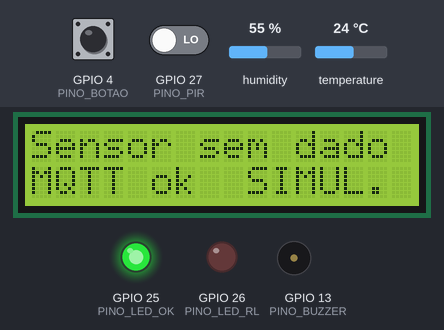
Simulated run of this sketch. Board: ESP32. On the bench: 16×2 character LCD, output pins drawn as LEDs (lit = HIGH), buzzer (waves = sounding). The inputs (shaded band) are chosen by the test bench; at power-on: GPIO 4 (PINO_BOTAO) HIGH, GPIO 27 (PINO_PIR) LOW, humidity 55 %, temperature 24 °C. WiFi joins after 1.5 s; servers stay silent unless stated; random numbers use the default seed unless the sketch sets one; no MQTT or app messages arrive unless stated; what the sketch prints to the serial monitor is not drawn.

Above: at 3.1 s.
3.2 s: GPIO 4 (PINO_BOTAO) pulled LOW for 0.15 s
At 6.3 s:
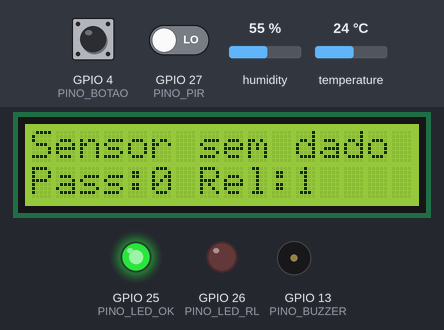
11.5 s: GPIO 27 (PINO_PIR) driven HIGH
At 15.4 s:
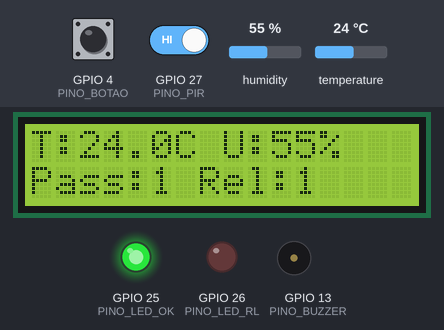
25.5 s: GPIO 4 (PINO_BOTAO) pulled LOW for 1 s
At 27.83 s:
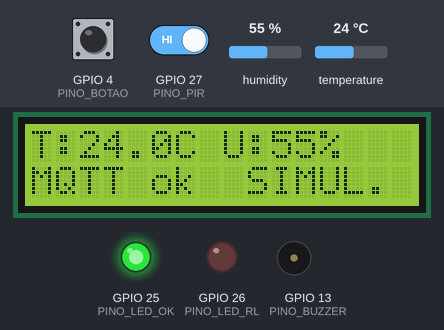
28.0 s: GPIO 4 (PINO_BOTAO) pulled LOW for 0.15 s
At 30.6 s:
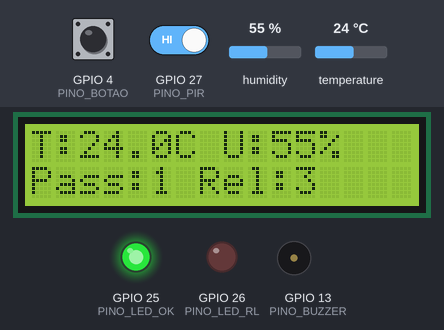
42.1 s: humidity set to 22 %
At 51.2 s:
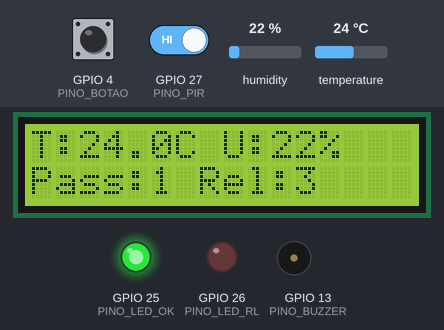
54.2 s: temperature set to 12 °C
At 61.5 s:
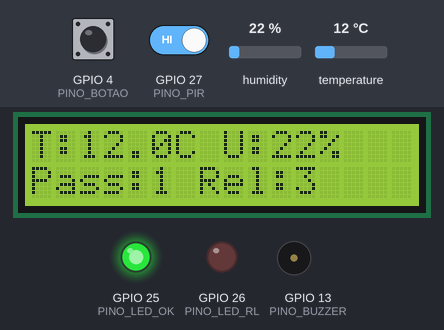
Timing chart, 0 to 63.0 s (numbered marks = the images above; inputs shaded):
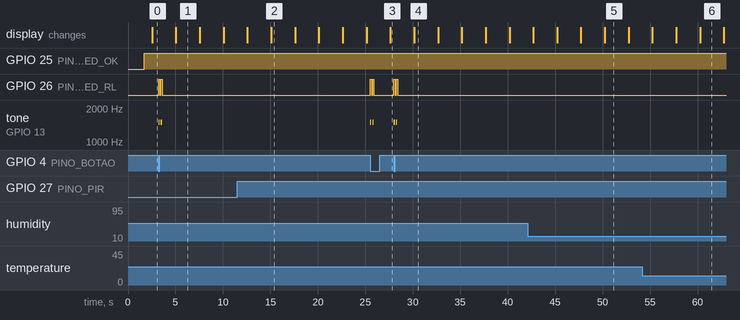

The sketch:

fireintelligence.ino
```cpp
/*
  Fire Intelligence · Estação de campo simulada (ESP32 no Wokwi)
  Global Solution FIAP 2026.2 · Physical Computing: IoT & IoB

  O que a estação faz
  - IoT: lê temperatura e umidade do ar (DHT22) e publica a cada 10 s via MQTT.
  - IoB: conta passagens de pessoas na entrada de uma trilha (PIR), sem identificar ninguém,
         e registra relatos de fumaça feitos por brigadistas ou moradores (botão).
  - Feedback: LED vermelho + bipe confirmam que o relato foi enviado.
    Sem conexão, o relato fica na fila e o LED pisca até ser enviado.

  O que a estação NÃO faz
  - Não classifica risco nem usa limiares ambientais. Ela só mede e relata.
  - Todas as leituras são SIMULADAS (Wokwi) e vão marcadas com "simulado": true.

  Bibliotecas (libraries.txt): DHT sensor library for ESPx, PubSubClient,
  LiquidCrystal I2C, ArduinoJson
*/
#include <WiFi.h>
#include <PubSubClient.h>
#include <DHTesp.h>
#include <LiquidCrystal_I2C.h>
#include <ArduinoJson.h>

// ---------- Configuração --------------------------------------------------
const char* WIFI_SSID   = "Wokwi-GUEST";
const char* WIFI_SENHA  = "";
const char* MQTT_HOST   = "broker.hivemq.com";
const int   MQTT_PORTA  = 1883;

const char* EQUIPE      = "equipe-caos";      // nome da equipe (evita colisão no broker público)
const char* ESTACAO_ID  = "EST-CHAPADA-01";

const unsigned long INTERVALO_LEITURA_MS = 10000;

// ---------- Pinos ---------------------------------------------------------
const int PINO_DHT    = 15;
const int PINO_PIR    = 27;
const int PINO_BOTAO  = 4;
const int PINO_LED_OK = 25;   // verde: conectado ao broker
const int PINO_LED_RL = 26;   // vermelho: relato
const int PINO_BUZZER = 13;

// ---------- Objetos -------------------------------------------------------
DHTesp dht;
WiFiClient wifi;
PubSubClient mqtt(wifi);
LiquidCrystal_I2C lcd(0x27, 16, 2);

String topicoLeituras, topicoEventos, topicoStatus;

// ---------- Estado --------------------------------------------------------
unsigned long ultimoEnvio = 0, ultimaTelaMs = 0, ultimoBotaoMs = 0;
unsigned long seq = 0;
int  passagensIntervalo = 0;
long passagensTotal = 0;
long relatosTotal = 0;
int  relatosPendentes = 0;          // relatos feitos sem conexão
bool pirAnterior = false;
bool botaoAnterior = HIGH;
float tempAtual = NAN, umidAtual = NAN;
bool telaAlterna = false;

// ---------- Conexão -------------------------------------------------------
void conectarWiFi() {
  WiFi.begin(WIFI_SSID, WIFI_SENHA, 6);   // canal 6 acelera a conexão no Wokwi
  Serial.print("Conectando ao Wi-Fi");
  while (WiFi.status() != WL_CONNECTED) { delay(250); Serial.print("."); }
  Serial.println(" ok");
}

bool conectarMQTT() {
  if (mqtt.connected()) return true;
  String clientId = String("fireintel-") + ESTACAO_ID + "-" + String(random(0xffff), HEX);
  // "last will": se a estação cair, o broker publica "offline"
  if (mqtt.connect(clientId.c_str(), topicoStatus.c_str(), 1, true, "offline")) {
    mqtt.publish(topicoStatus.c_str(), "online", true);
    Serial.println("MQTT conectado");
    return true;
  }
  Serial.printf("MQTT falhou (rc=%d)\n", mqtt.state());
  return false;
}

// ---------- Publicações ---------------------------------------------------
void publicarLeitura() {
  TempAndHumidity th = dht.getTempAndHumidity();
  tempAtual = th.temperature; umidAtual = th.humidity;

  // Ordem pensada para leitura humana: quem, o quê, ambiente (IoT), pessoas (IoB), controle
  JsonDocument doc;
  doc["estacao"] = ESTACAO_ID;
  doc["tipo"] = "leitura";
  doc["seq"] = ++seq;
  if (isnan(tempAtual)) doc["temperatura_c"] = nullptr; else doc["temperatura_c"] = round(tempAtual * 10) / 10.0;
  if (isnan(umidAtual)) doc["umidade_pct"] = nullptr;   else doc["umidade_pct"]   = round(umidAtual * 10) / 10.0;
  doc["passagens_intervalo"] = passagensIntervalo;   // IoB: fluxo de pessoas, anônimo
  doc["passagens_total"] = passagensTotal;
  doc["relatos_total"] = relatosTotal;
  doc["intervalo_s"] = INTERVALO_LEITURA_MS / 1000;
  doc["uptime_s"] = millis() / 1000;
  doc["simulado"] = true;

  char buf[512];
  serializeJsonPretty(doc, buf, sizeof(buf));   // JSON indentado: fica legível no app MQTT
  bool publicou = mqtt.connected() && mqtt.publish(topicoLeituras.c_str(), buf);
  if (publicou) {
    Serial.printf("[IoT] Leitura publicada    | seq:%lu | T:%.1fC U:%.0f%% | Pass:%d\n",
      seq, tempAtual, umidAtual, passagensIntervalo);
    passagensIntervalo = 0;     // só zera se a leitura saiu
  } else if (!mqtt.connected()) {
    Serial.printf("[IoT] Leitura NAO enviada  | sem conexao MQTT (estado=%d)\n", mqtt.state());
  } else {
    Serial.printf("[IoT] Leitura NAO enviada  | falha ao publicar (%u bytes)\n", (unsigned)strlen(buf));
  }
}

bool publicarRelato() {
  JsonDocument doc;
  doc["estacao"] = ESTACAO_ID;
  doc["tipo"] = "relato_fumaca";
  doc["origem"] = "botao_campo";
  doc["relatos_total"] = relatosTotal;
  doc["uptime_s"] = millis() / 1000;
  doc["simulado"] = true;
  char buf[300];
  serializeJsonPretty(doc, buf, sizeof(buf));
  bool ok = mqtt.connected() && mqtt.publish(topicoEventos.c_str(), buf);
  if (ok) Serial.printf("[IoB] Relato enviado       | total: %ld\n", relatosTotal);
  else    Serial.printf("[IoB] Relato na fila       | total: %ld (sem conexao)\n", relatosTotal);
  return ok;
}

void confirmarRelato() {        // feedback ao usuário (parte "behavior" do IoB)
  for (int i = 0; i < 2; i++) {
    digitalWrite(PINO_LED_RL, HIGH); tone(PINO_BUZZER, 1500, 120); delay(150);
    digitalWrite(PINO_LED_RL, LOW);  delay(100);
  }
}

// ---------- Tela ----------------------------------------------------------
void atualizarTela() {
  lcd.clear();
  lcd.setCursor(0, 0);
  if (isnan(tempAtual)) lcd.print("Sensor sem dado");
  else lcd.printf("T:%.1fC U:%.0f%%", tempAtual, umidAtual);
  lcd.setCursor(0, 1);
  if (telaAlterna) lcd.printf("Pass:%ld Rel:%ld", passagensTotal, relatosTotal);
  else if (relatosPendentes > 0) lcd.printf("Fila: %d relato", relatosPendentes);
  else lcd.print(mqtt.connected() ? "MQTT ok  SIMUL." : "Sem conexao");
  telaAlterna = !telaAlterna;
}

// ---------- Setup / loop --------------------------------------------------
void setup() {
  Serial.begin(115200);
  pinMode(PINO_PIR, INPUT);
  pinMode(PINO_BOTAO, INPUT_PULLUP);
  pinMode(PINO_LED_OK, OUTPUT);
  pinMode(PINO_LED_RL, OUTPUT);
  pinMode(PINO_BUZZER, OUTPUT);
  dht.setup(PINO_DHT, DHTesp::DHT22);

  lcd.init(); lcd.backlight();
  lcd.print("Fire Intelligence");
  lcd.setCursor(0, 1); lcd.print(ESTACAO_ID);

  String base = String("fireintel/") + EQUIPE + "/estacoes/" + ESTACAO_ID;
  topicoLeituras = base + "/leituras";
  topicoEventos  = base + "/eventos";
  topicoStatus   = base + "/status";

  randomSeed(esp_random());

  Serial.println();
  Serial.println("=========================================");
  Serial.println("   FIRE INTELLIGENCE · Estacao de Campo  ");
  Serial.println("=========================================");
  Serial.printf ("   Estacao  : %s\n", ESTACAO_ID);
  Serial.printf ("   Equipe   : %s\n", EQUIPE);
  Serial.printf ("   Broker   : %s:%d\n", MQTT_HOST, MQTT_PORTA);
  Serial.println("-----------------------------------------");
  Serial.println("   Pinos configurados:");
  Serial.printf ("     DHT22    -> GPIO %d\n", PINO_DHT);
  Serial.printf ("     PIR      -> GPIO %d\n", PINO_PIR);
  Serial.printf ("     Botao    -> GPIO %d\n", PINO_BOTAO);
  Serial.printf ("     LED Mov  -> GPIO %d\n", PINO_LED_OK);
  Serial.printf ("     LED Rel  -> GPIO %d\n", PINO_LED_RL);
  Serial.printf ("     Buzzer   -> GPIO %d\n", PINO_BUZZER);
  Serial.println("-----------------------------------------");
  Serial.println("   IoT  : temperatura e umidade (DHT22)");
  Serial.println("   IoB  : passagens (PIR) + relatos (botao)");
  Serial.println("=========================================");
  Serial.println();

  conectarWiFi();
  mqtt.setServer(MQTT_HOST, MQTT_PORTA);
  mqtt.setBufferSize(768);   // o padrão (256 bytes) é pequeno para o JSON formatado
  conectarMQTT();

  Serial.println();
  Serial.println("-----------------------------------------");
  Serial.printf ("   Topico leituras : %s\n", topicoLeituras.c_str());
  Serial.printf ("   Topico eventos  : %s\n", topicoEventos.c_str());
  Serial.printf ("   Topico status   : %s\n", topicoStatus.c_str());
  Serial.println("-----------------------------------------");
  Serial.println("   Publicando a cada 10 s. Aguarde...");
  Serial.println("=========================================");
  Serial.println();
}

void loop() {
  unsigned long agora = millis();

  // conexão (tenta de novo a cada volta, sem travar a contagem)
  static unsigned long ultimaTentativa = 0;
  if ((WiFi.status() != WL_CONNECTED || !mqtt.connected()) && agora - ultimaTentativa > 5000) {
    ultimaTentativa = agora;
    if (WiFi.status() != WL_CONNECTED) WiFi.reconnect();
    else conectarMQTT();
  }
  mqtt.loop();
  digitalWrite(PINO_LED_OK, mqtt.connected() ? HIGH : LOW);

  // PIR: conta uma passagem a cada borda de subida
  bool pir = digitalRead(PINO_PIR) == HIGH;
  if (pir && !pirAnterior) {
    passagensIntervalo++; passagensTotal++;
    Serial.printf("[IoB] Passagem detectada  |  total: %ld\n", passagensTotal);
  }
  pirAnterior = pir;

  // Botão de relato, com debounce de 300 ms
  bool botao = digitalRead(PINO_BOTAO);
  if (botao == LOW && botaoAnterior == HIGH && agora - ultimoBotaoMs > 300) {
    ultimoBotaoMs = agora;
    relatosTotal++;
    if (publicarRelato()) confirmarRelato(); else relatosPendentes++;
  }
  botaoAnterior = botao;

  // Fila de relatos: envia quando a conexão voltar
  if (relatosPendentes > 0 && mqtt.connected() && publicarRelato()) {
    relatosPendentes--; confirmarRelato();
  }
  if (relatosPendentes > 0) digitalWrite(PINO_LED_RL, (agora / 300) % 2);   // pisca = pendente

  if (agora - ultimoEnvio >= INTERVALO_LEITURA_MS) { ultimoEnvio = agora; publicarLeitura(); }
  if (agora - ultimaTelaMs >= 2500) { ultimaTelaMs = agora; atualizarTela(); }
  delay(20);
}
```

Measured:
- after the input at 3.2 s, GPIO 26 (PINO_LED_RL): alternates HIGH for 0.15 s and LOW for 0.10 s, 4 changes in all, then stays LOW, starting at once; tone on GPIO 13 (PINO_BUZZER): alternates 1500 Hz for 0.12 s and silent for 0.13 s, 4 changes in all, then stays silent, starting at once
- after the input at 25.5 s, GPIO 26 (PINO_LED_RL): alternates HIGH for 0.15 s and LOW for 0.10 s, 4 changes in all, then stays LOW, starting at once; tone on GPIO 13 (PINO_BUZZER): alternates 1500 Hz for 0.12 s and silent for 0.13 s, 4 changes in all, then stays silent, starting at once
- after the input at 28.0 s, GPIO 26 (PINO_LED_RL): alternates HIGH for 0.15 s and LOW for 0.10 s, 4 changes in all, then stays LOW, starting at once; tone on GPIO 13 (PINO_BUZZER): alternates 1500 Hz for 0.12 s and silent for 0.13 s, 4 changes in all, then stays silent, starting at once
- what the display in image 1 shows lasts 2.6 s, from 5.0 s to 7.6 s
